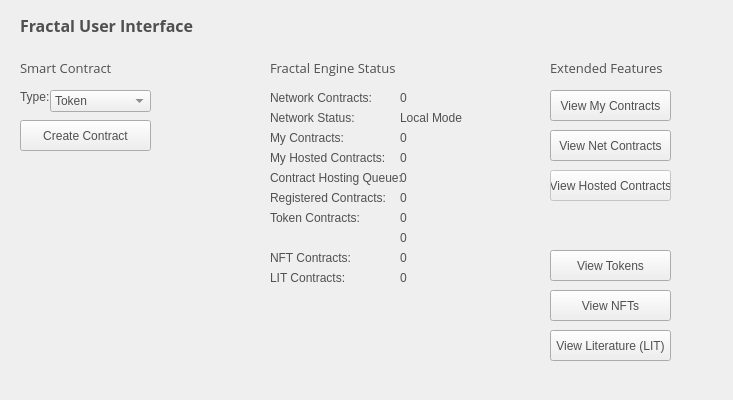
<?xml version="1.0" encoding="UTF-8"?>
<ui version="4.0">
 <class>FractalUI</class>
 <widget class="QWidget" name="FractalUI">
  <property name="windowModality">
   <enum>Qt::NonModal</enum>
  </property>
  <property name="geometry">
   <rect>
    <x>0</x>
    <y>0</y>
    <width>733</width>
    <height>400</height>
   </rect>
  </property>
  <property name="windowTitle">
   <string>Digging</string>
  </property>
  <property name="styleSheet">
   <string notr="true">color:#505050;
font-family:'Open Sans,sans-serif';</string>
  </property>
  <widget class="QLabel" name="smartContractLabel">
   <property name="geometry">
    <rect>
     <x>20</x>
     <y>60</y>
     <width>141</width>
     <height>16</height>
    </rect>
   </property>
   <property name="font">
    <font>
     <family>Open Sans,sans-serif</family>
     <pointsize>10</pointsize>
    </font>
   </property>
   <property name="text">
    <string>Smart Contract</string>
   </property>
  </widget>
  <widget class="QLabel" name="titleLabel">
   <property name="geometry">
    <rect>
     <x>20</x>
     <y>10</y>
     <width>211</width>
     <height>31</height>
    </rect>
   </property>
   <property name="font">
    <font>
     <family>Open Sans,sans-serif</family>
     <pointsize>12</pointsize>
     <weight>75</weight>
     <bold>true</bold>
    </font>
   </property>
   <property name="text">
    <string>Fractal User Interface</string>
   </property>
  </widget>
  <widget class="QLabel" name="typeLabel">
   <property name="geometry">
    <rect>
     <x>20</x>
     <y>90</y>
     <width>47</width>
     <height>14</height>
    </rect>
   </property>
   <property name="text">
    <string>Type:</string>
   </property>
  </widget>
  <widget class="QLabel" name="extendedFeaturesLabel">
   <property name="geometry">
    <rect>
     <x>550</x>
     <y>60</y>
     <width>151</width>
     <height>16</height>
    </rect>
   </property>
   <property name="font">
    <font>
     <family>Open Sans,sans-serif</family>
     <pointsize>10</pointsize>
    </font>
   </property>
   <property name="text">
    <string>Extended Features</string>
   </property>
  </widget>
  <widget class="QLabel" name="fractalEngineLabel">
   <property name="geometry">
    <rect>
     <x>270</x>
     <y>60</y>
     <width>181</width>
     <height>16</height>
    </rect>
   </property>
   <property name="font">
    <font>
     <family>Open Sans,sans-serif</family>
     <pointsize>10</pointsize>
    </font>
   </property>
   <property name="text">
    <string>Fractal Engine Status</string>
   </property>
  </widget>
  <widget class="QLabel" name="netContractsLabel">
   <property name="geometry">
    <rect>
     <x>270</x>
     <y>90</y>
     <width>121</width>
     <height>16</height>
    </rect>
   </property>
   <property name="text">
    <string>Network Contracts:</string>
   </property>
  </widget>
  <widget class="QLabel" name="myContractsLabel">
   <property name="geometry">
    <rect>
     <x>270</x>
     <y>130</y>
     <width>101</width>
     <height>16</height>
    </rect>
   </property>
   <property name="text">
    <string>My Contracts:</string>
   </property>
  </widget>
  <widget class="QLabel" name="netSTatusLabel">
   <property name="geometry">
    <rect>
     <x>270</x>
     <y>110</y>
     <width>101</width>
     <height>16</height>
    </rect>
   </property>
   <property name="text">
    <string>Network Status:</string>
   </property>
  </widget>
  <widget class="QLabel" name="myHostedConstractsLabel">
   <property name="geometry">
    <rect>
     <x>270</x>
     <y>150</y>
     <width>121</width>
     <height>16</height>
    </rect>
   </property>
   <property name="text">
    <string>My Hosted Contracts:</string>
   </property>
  </widget>
  <widget class="QLabel" name="contractQueueLabel">
   <property name="geometry">
    <rect>
     <x>270</x>
     <y>170</y>
     <width>141</width>
     <height>16</height>
    </rect>
   </property>
   <property name="text">
    <string>Contract Hosting Queue:</string>
   </property>
  </widget>
  <widget class="QPushButton" name="myContractsBtn">
   <property name="geometry">
    <rect>
     <x>550</x>
     <y>90</y>
     <width>121</width>
     <height>31</height>
    </rect>
   </property>
   <property name="text">
    <string>View My Contracts</string>
   </property>
  </widget>
  <widget class="QPushButton" name="netContractsBtn">
   <property name="geometry">
    <rect>
     <x>550</x>
     <y>130</y>
     <width>121</width>
     <height>31</height>
    </rect>
   </property>
   <property name="text">
    <string>View Net Contracts</string>
   </property>
  </widget>
  <widget class="QPushButton" name="myHostedBtn">
   <property name="enabled">
    <bool>false</bool>
   </property>
   <property name="geometry">
    <rect>
     <x>550</x>
     <y>170</y>
     <width>121</width>
     <height>31</height>
    </rect>
   </property>
   <property name="text">
    <string>View Hosted Contracts</string>
   </property>
  </widget>
  <widget class="QPushButton" name="netTokensBtn">
   <property name="geometry">
    <rect>
     <x>550</x>
     <y>250</y>
     <width>121</width>
     <height>31</height>
    </rect>
   </property>
   <property name="text">
    <string>View Tokens</string>
   </property>
  </widget>
  <widget class="QLabel" name="registeredContractsLabel">
   <property name="geometry">
    <rect>
     <x>270</x>
     <y>190</y>
     <width>121</width>
     <height>16</height>
    </rect>
   </property>
   <property name="text">
    <string>Registered Contracts:</string>
   </property>
  </widget>
  <widget class="QLabel" name="tokensLabel">
   <property name="geometry">
    <rect>
     <x>270</x>
     <y>210</y>
     <width>101</width>
     <height>16</height>
    </rect>
   </property>
   <property name="text">
    <string>Token Contracts:</string>
   </property>
  </widget>
  <widget class="QComboBox" name="contractTypeCombo">
   <property name="geometry">
    <rect>
     <x>50</x>
     <y>90</y>
     <width>101</width>
     <height>22</height>
    </rect>
   </property>
   <property name="currentIndex">
    <number>0</number>
   </property>
   <item>
    <property name="text">
     <string>Token</string>
    </property>
   </item>
   <item>
    <property name="text">
     <string>NFT</string>
    </property>
   </item>
   <item>
    <property name="text">
     <string>LIT</string>
    </property>
   </item>
  </widget>
  <widget class="QLabel" name="ncCount">
   <property name="geometry">
    <rect>
     <x>400</x>
     <y>90</y>
     <width>71</width>
     <height>16</height>
    </rect>
   </property>
   <property name="text">
    <string>0</string>
   </property>
  </widget>
  <widget class="QLabel" name="nsCount">
   <property name="geometry">
    <rect>
     <x>400</x>
     <y>110</y>
     <width>71</width>
     <height>16</height>
    </rect>
   </property>
   <property name="text">
    <string>Local Mode</string>
   </property>
  </widget>
  <widget class="QLabel" name="mcCount">
   <property name="geometry">
    <rect>
     <x>400</x>
     <y>130</y>
     <width>71</width>
     <height>16</height>
    </rect>
   </property>
   <property name="text">
    <string>0</string>
   </property>
  </widget>
  <widget class="QLabel" name="mhCount">
   <property name="geometry">
    <rect>
     <x>400</x>
     <y>150</y>
     <width>71</width>
     <height>16</height>
    </rect>
   </property>
   <property name="text">
    <string>0</string>
   </property>
  </widget>
  <widget class="QLabel" name="chCount">
   <property name="geometry">
    <rect>
     <x>400</x>
     <y>170</y>
     <width>71</width>
     <height>16</height>
    </rect>
   </property>
   <property name="text">
    <string>0</string>
   </property>
  </widget>
  <widget class="QLabel" name="rcCount">
   <property name="geometry">
    <rect>
     <x>400</x>
     <y>190</y>
     <width>71</width>
     <height>16</height>
    </rect>
   </property>
   <property name="text">
    <string>0</string>
   </property>
  </widget>
  <widget class="QLabel" name="tcWeb">
   <property name="geometry">
    <rect>
     <x>400</x>
     <y>210</y>
     <width>71</width>
     <height>16</height>
    </rect>
   </property>
   <property name="text">
    <string>0</string>
   </property>
  </widget>
  <widget class="QLabel" name="bcCount">
   <property name="geometry">
    <rect>
     <x>400</x>
     <y>230</y>
     <width>71</width>
     <height>16</height>
    </rect>
   </property>
   <property name="text">
    <string>0</string>
   </property>
  </widget>
  <widget class="QPushButton" name="cCON">
   <property name="geometry">
    <rect>
     <x>20</x>
     <y>120</y>
     <width>131</width>
     <height>31</height>
    </rect>
   </property>
   <property name="text">
    <string>Create Contract</string>
   </property>
  </widget>
  <widget class="QPushButton" name="netNFTbtn">
   <property name="geometry">
    <rect>
     <x>550</x>
     <y>290</y>
     <width>121</width>
     <height>31</height>
    </rect>
   </property>
   <property name="text">
    <string>View NFTs</string>
   </property>
  </widget>
  <widget class="QLabel" name="nftCount">
   <property name="geometry">
    <rect>
     <x>400</x>
     <y>250</y>
     <width>71</width>
     <height>16</height>
    </rect>
   </property>
   <property name="text">
    <string>0</string>
   </property>
  </widget>
  <widget class="QLabel" name="nftLabel">
   <property name="geometry">
    <rect>
     <x>270</x>
     <y>250</y>
     <width>111</width>
     <height>16</height>
    </rect>
   </property>
   <property name="text">
    <string>NFT Contracts:</string>
   </property>
  </widget>
  <widget class="QLabel" name="litCount">
   <property name="geometry">
    <rect>
     <x>400</x>
     <y>270</y>
     <width>71</width>
     <height>16</height>
    </rect>
   </property>
   <property name="text">
    <string>0</string>
   </property>
  </widget>
  <widget class="QLabel" name="litLabel">
   <property name="geometry">
    <rect>
     <x>270</x>
     <y>270</y>
     <width>111</width>
     <height>16</height>
    </rect>
   </property>
   <property name="text">
    <string>LIT Contracts:</string>
   </property>
  </widget>
  <widget class="QPushButton" name="netLITbtn">
   <property name="geometry">
    <rect>
     <x>550</x>
     <y>330</y>
     <width>121</width>
     <height>31</height>
    </rect>
   </property>
   <property name="text">
    <string>View Literature (LIT)</string>
   </property>
  </widget>
 </widget>
 <layoutdefault spacing="6" margin="11"/>
 <resources/>
 <connections/>
</ui> 
